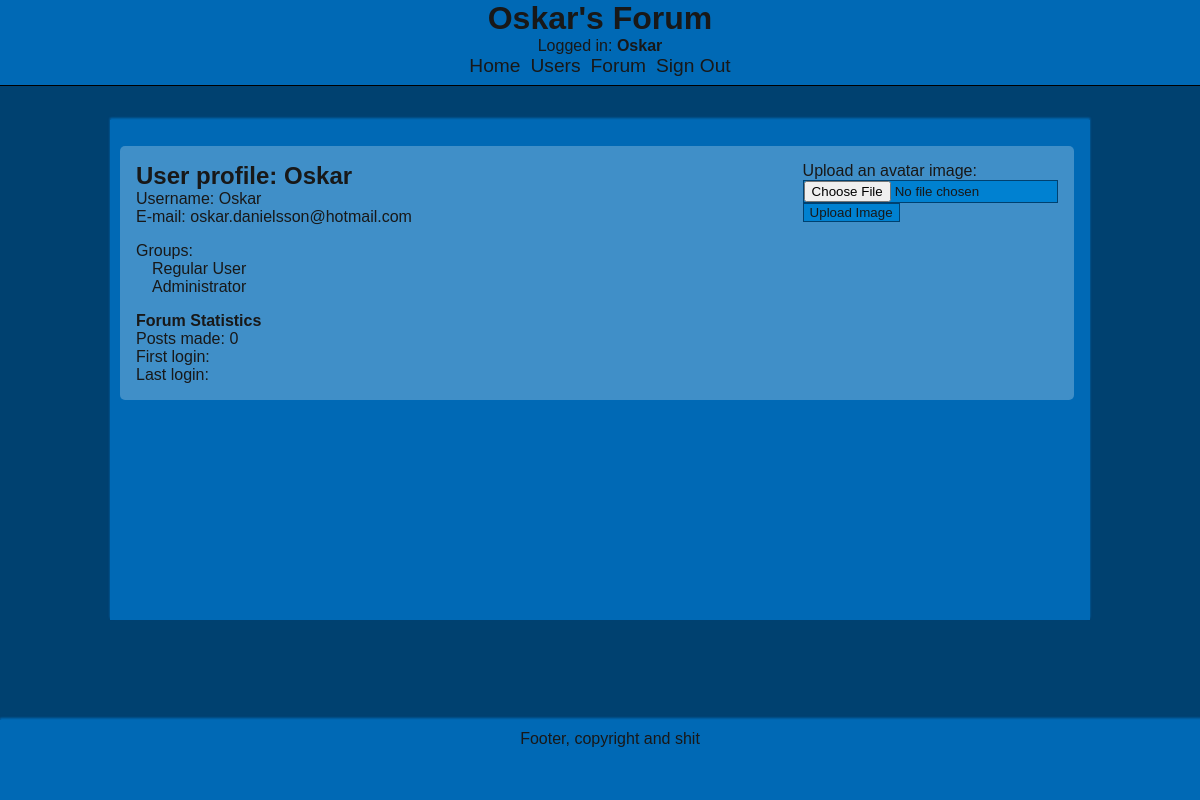
The app's page /view_user.php?user_id=7 (signed in) with its own data.
### tables this page shows
CREATE TABLE IF NOT EXISTS `users` (
  `id` int(11) NOT NULL AUTO_INCREMENT,
  `name` varchar(30) NOT NULL,
  `password` varchar(32) NOT NULL,
  `email` varchar(50) NOT NULL,
  `default_group` int(11) NOT NULL DEFAULT '0',
  `avatar` int(11) DEFAULT NULL,
  PRIMARY KEY (`id`),
  UNIQUE KEY `name` (`name`),
  UNIQUE KEY `email` (`email`),
  UNIQUE KEY `avatar` (`avatar`),
  KEY `default_group` (`default_group`)
);

CREATE TABLE IF NOT EXISTS `groups` (
  `id` int(11) NOT NULL AUTO_INCREMENT,
  `name` varchar(30) NOT NULL,
  `description` varchar(256) NOT NULL,
  `admin` tinyint(1) NOT NULL DEFAULT '0',
  PRIMARY KEY (`id`)
);

### lib/class.WebUser.inc (called while the page is built, shortened)
<?php
	class WebUser {
		public static function getUserId() {
			if(isset($_SESSION['user_id']))
				return $_SESSION['user_id'];
			else
				return -1;
		}
	}
?>

### lib/pages/class.ViewUserPage.inc (the view, shortened to what this page needs)
<?php
	require_once 'lib/class.Page.inc';
	require_once 'lib/class.User.inc';
	class ViewUserPage extends Page {
		private
			$user;
		public function setUser($user) {
			$this->user = $user;
		}
		public function getUser() {
			return $this->user;
		}
		function __construct($userId, $compress = false) {
			$this->loadUser($userId);
		}
		public function loadUser($userId) {
			$this->setUser(User::getUserById($userId));
		}
		public function getUserHTMLProfile() {
			$output = "
				<div class='inner_container profile_view'>
					<div class='profile_view_basic'>
						<h2>User profile: " . $this->getUser()->getName() . "</h2>
						Username: " . $this->getUser()->getName() . "<br />
						E-mail: " . $this->getUser()->getEmail() . "
					</div>
					<div class='avatar'>";
			if(WebUser::getUserId() == $this->getUser()->getId()) {
				$output .= "
						Upload an avatar image:
						<form method='post' action='imgUploadHandle.php' enctype='multipart/form-data'>
						<input type='file' name='image' /><br />
						<input type='submit' name='userSbtBtn' value='Upload Image' />
						<input type='hidden' name='user_id' value='" . $this->getUser()->getId() . "' />
						</form>";
			}
			$output .= "
					</div>";
			$groups = $this->getUser()->getGroups();
			if(count($groups) > 0) {
				$output .= "
					<div class='profile_view_groups'>Groups:
						<ol>";
				foreach($groups as $group) {
					$output .= "<li>" . $group->getHTMLLinkedName() . "</li>";
				}
				$output .= "
						</ol>
					</div>";
			}
			$postCount = $this->getUser()->getPostCount();
			$output .= "
					<div class='profile_view_stats'><strong>Forum Statistics</strong><br />
						Posts made: " . $postCount . "<br />
						First login: " . $this->getUser()->getFirstLogin()->getDate() . "<br />
						Last login: " .  $this->getUser()->getLastLogin()->getDate() . "
					</div>";
			return $output . "
				</div>";
		}
	}
?>

### lib/class.User.inc (shortened to what this page needs)
<?php
	class User {
		protected
			$id,
			$name,
			$password,
			$email,
			$defaultGroup,
			$avatar;
		public function setId($id) {
			$this->id = $id;
		}
		public function getId() {
			return $this->id;
		}
		public function setName($name) {
			$this->name = $name;
		}
		public function getName() {
			return $this->name;
		}
		public function setEmail($email) {
			$this->email = $email;
		}
		public function getEmail() {
			return $this->email;
		}
		public function getHTMLLinkedName() {
			return "<a href='view_user.php?user_id=" . $this->getId() . "'>" . $this->getName() . "</a>";
		}
		public static function getUserById($userId) {
			$db = DB::getDb();
			$query ="SELECT * FROM users WHERE id = :user_id";
			$stmt = $db->prepare($query);
			$stmt->bindParam(":user_id", $userId);
			$stmt->execute();
			$user = $stmt->fetch(PDO::FETCH_ASSOC);
			return new User($user['id'], $user['name'], $user['password'], $user['email'], $user['default_group'], $user['avatar']);
		}
		public function getGroups() {
			$db = DB::getDb();
			$query ="SELECT
						groups.id as id,
						groups.name as name,
						groups.description as description,
						groups.admin as admin
					FROM
						groups
					JOIN
						usersgroups
					ON
						groups.id = usersgroups.groupid
					JOIN
						users
					ON
						users.id = usersgroups.userid
					WHERE
						users.id = :user_id";
			$stmt = $db->prepare($query);
			$stmt->bindParam(":user_id", $this->id);
			$stmt->execute();
			$result = $stmt->fetchAll(PDO::FETCH_ASSOC);
			$groups = array();
			foreach($result as $group) {
				$groups[] = new Group($group['id'], $group['name'], $group['description'], $group['admin']);
			}
			return $groups;
		}
		public function getPostCount() {
			$db = DB::getDb();
			$query ="SELECT count(*) as count FROM posts WHERE user = :user_id";
			$stmt = $db->prepare($query);
			$stmt->bindParam(":user_id", $this->id);
			$stmt->execute();
			$result = $stmt->fetch(PDO::FETCH_ASSOC);
			return $result['count'];
		}
	}
?>

### lib/class.Group.inc (shortened to what this page needs)
<?php
	class Group {
		private
			$id,
			$name,
			$description,
			$admin,
			$members;
		public function setId($id) {
			$this->id = $id;
		}
		public function getId() {
			return $this->id;
		}
		public function setName($name) {
			$this->name = $name;
		}
		public function getName() {
			return $this->name;
		}
		public function getHTMLLinkedName() {
			return "<a href='view_group.php?group_id=" . $this->getId() . "'>" . $this->getName() . "</a>";
		}
	}
?>

### css/styles.css (style rules this page uses)
* { margin: 0px; border: 0px; color: #181818; font-family: Arial, Helvetica, sans-serif; }
a { text-decoration: none; }
body { background-color: #004170; }
input, textarea { border: 1px solid #004170; background-color: #0081D1; }
ol { padding: 0; }
li { list-style-type: none; }
.inner_container { background-color: rgba(255,255,255,0.25); border-radius: 5px; padding: 1em; margin: 1em 0; position: relative; height: 100%; }
.profile_view { height: 100%; width: 96%; display: inline-block; }
.profile_view_basic { padding-bottom: 1em; float: left; }
.avatar { float: right; }
.profile_view_groups { clear: left; float: left; padding-bottom: 1em; }
.profile_view_groups li { margin-left: 1em; }
.profile_view_stats { clear: left; float: left; bottom: 0; }

### records on screen
users: name "Oskar", email "oskar.danielsson@hotmail.com"
groups: name "Regular User"
groups: name "Administrator"

### other values on screen
$this->name "Home"
$this->name "Users"
$this->name "Forum"
$this->name "Sign Out"
$postCount "0"
